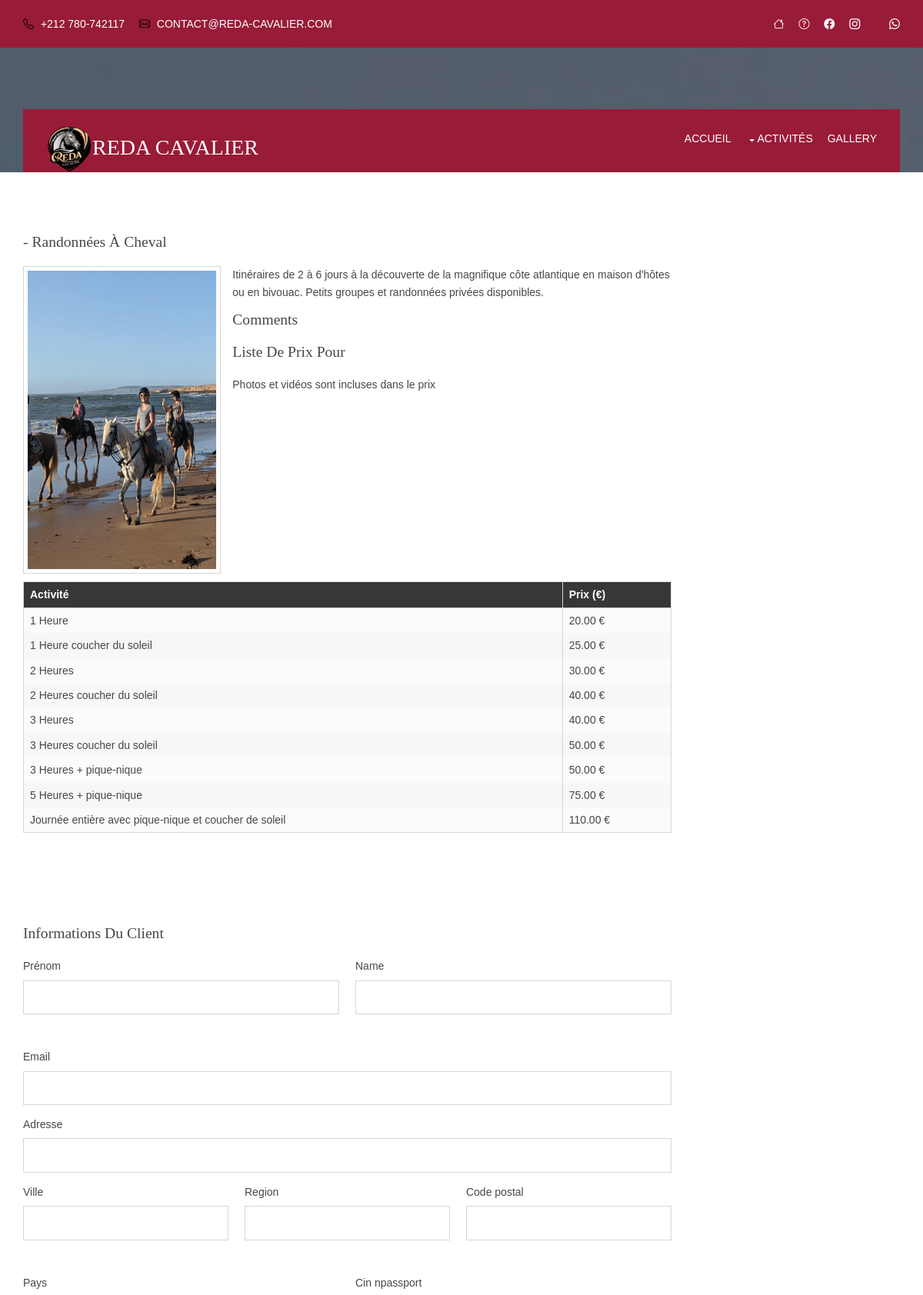
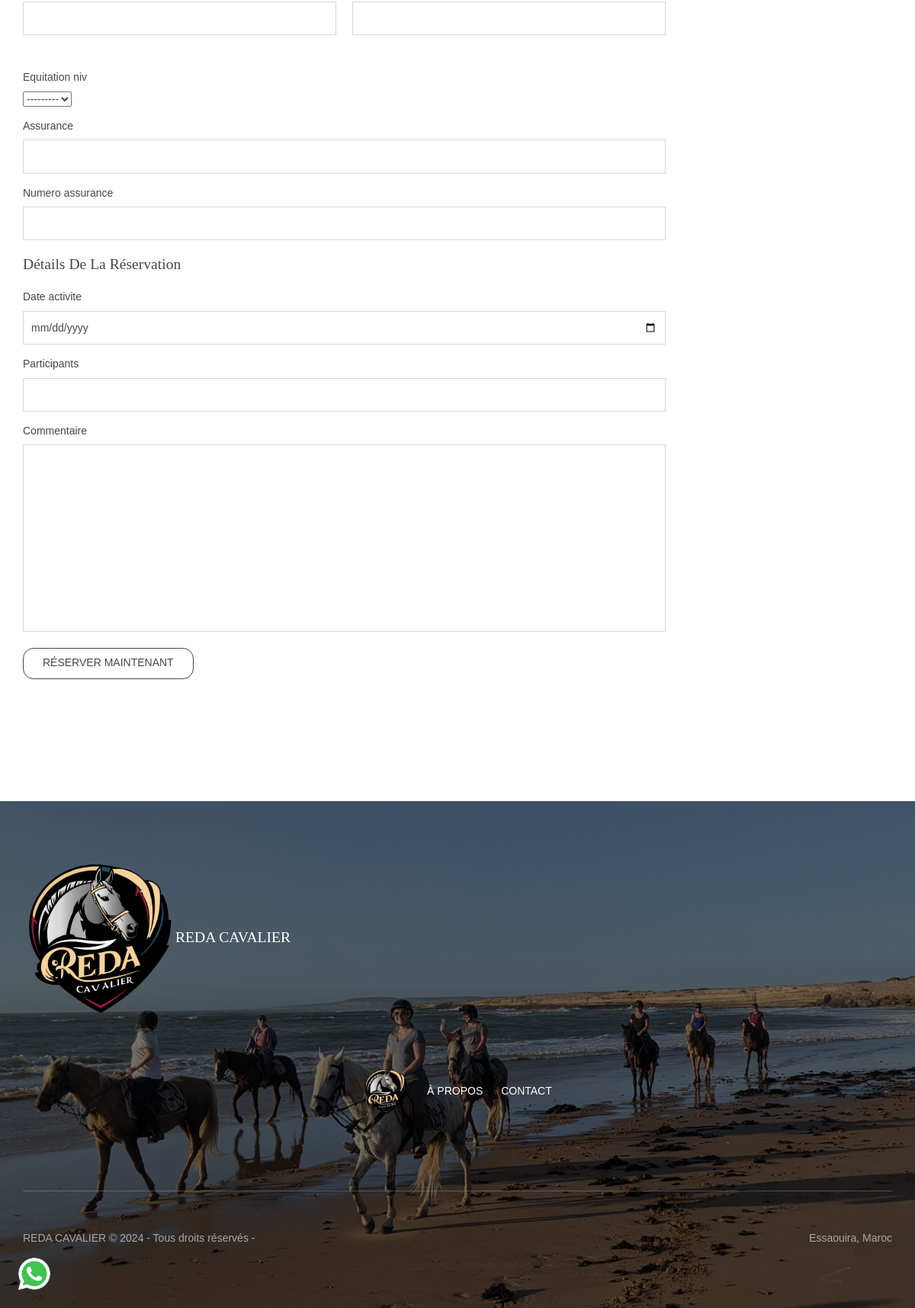
Screenshot of /offre/2/ with the database file from the repository (2 pictures, top to bottom).
### reservations/models.py (models this page shows, shortened)
class Offre(models.Model):
    name = models.CharField(max_length=100)
    description = models.TextField()
    price = models.DecimalField(max_digits=10, decimal_places=2)
    image = models.ImageField(upload_to='images/', blank=True, null=True)  # Corrigé le chemin vers images

class OptionPrix(models.Model):
    offre = models.ForeignKey(Offre, on_delete=models.CASCADE, related_name='options_prix')  # Lien avec le modèle Offre
    description = models.CharField(max_length=100)  # Description de l'option (ex: "1 Heure", "2 Heures coucher du soleil")
    price = models.DecimalField(max_digits=10, decimal_places=2)  # Prix associé à cette option

### reservations/views.py (the view)
# urls.py: path('offre/<int:offer_id>/', views.offer_detail, name='offer_detail'),
def offer_detail(request, offer_id):
    offer = get_object_or_404(Offre, id=offer_id)
    if request.method == "POST":
        client_form = ClientForm(request.POST)
        reservation_form = ReservationForm(request.POST)
        if client_form.is_valid() and reservation_form.is_valid():
            client = client_form.save()
            reservation = reservation_form.save(commit=False)
            reservation.client = client
            reservation.offre = offer
            reservation.save()
            return redirect('reservations:home')
    else:
        client_form = ClientForm()
        reservation_form = ReservationForm()
    return render(request, 'offer_detail.html', {
        'offer': offer,
        'client_form': client_form,
        'reservation_form': reservation_form
    })

### reservations/forms.py
class ClientForm(forms.ModelForm):
    class Meta:
        model = client
        fields = ['Prénom', 'name', 'email', 'adresse', 'ville', 'Region', 'code_postal', 'pays', 'cin_npassport', 'equitation_niv', 'assurance', 'numero_assurance']

class ReservationForm(forms.ModelForm):
    class Meta:
        model = Reservation
        fields = ['date_activite', 'participants', 'commentaire']
        widgets = {
            'date_activite': forms.DateInput(attrs={'type': 'date'}),
        }

### reservations/context_processors.py (called while the page is built)
def offres_in_menu(request):
    all_offres = Offre.objects.all()  # Toutes les offres pour le menu
    return {
        'all_offres': all_offres
    }

### reservations/templates/offer_detail.html (shortened to what this page needs)
{% extends "base.html" %}
{% load static %}
{% block content %}
<div class="wrapper row3">
  <main class="hoc container clear">
    <div class="content three_quarter first">
      <h1> - {{ offer.name }}</h1>
      <img class="imgl borderedbox inspace-5" style="max-height:400px;"src="{{ offer.image.url }}" alt="{{ offer.name }}">
      <p>{{ offer.description }}</p>
      <div id="comments">
        <h2>Comments</h2>
        <ul>
          <section id="price-list">
            <header class="heading">Liste de Prix pour {{ offre.name }}</header>
            <p>Photos et vidéos sont incluses dans le prix</p>
            <table>
              <thead>
                <tr>
                  <th>Activité</th>
                  <th>Prix (€)</th>
                </tr>
              </thead>
              <tbody>
                {% for option in offer.options_prix.all %}
                <tr>
                  <td>{{ option.description }}</td>
                  <td>{{ option.price }} €</td>
                </tr>
                {% endfor %}
              </tbody>
            </table>
          </section>
        </ul>
        <form method="POST" class="container mt-4">
          <div class="mb-4">
              <h3>Informations du client</h3>
              <div class="row">
                  <div class="col-md-6">
                      <div class="form-group mb-3">
                          <label for="{{ client_form.Prénom.id_for_label }}" class="form-label">{{ client_form.Prénom.label }}</label>
                          {{ client_form.Prénom }}
                      </div>
                  </div>
                  <div class="col-md-6">
                      <div class="form-group mb-3">
                          <label for="{{ client_form.name.id_for_label }}" class="form-label">{{ client_form.name.label }}</label>
                          {{ client_form.name }}
                      </div>
                  </div>
              </div>
               <div class="form-group mb-3">
                  <label for="{{ client_form.email.id_for_label }}" class="form-label">{{ client_form.email.label }}</label>
                  {{ client_form.email }}
               </div>
            <div class="form-group mb-3">
                <label for="{{ client_form.adresse.id_for_label }}" class="form-label">{{ client_form.adresse.label }}</label>
                {{ client_form.adresse }}
            </div>
              <div class="row">
                  <div class="col-md-4">
                      <div class="form-group mb-3">
                          <label for="{{ client_form.ville.id_for_label }}" class="form-label">{{ client_form.ville.label }}</label>
                          {{ client_form.ville }}
                      </div>
                  </div>
                  <div class="col-md-4">
                      <div class="form-group mb-3">
                          <label for="{{ client_form.Region.id_for_label }}" class="form-label">{{ client_form.Region.label }}</label>
                          {{ client_form.Region }}
                      </div>
                  </div>
                  <div class="col-md-4">
                      <div class="form-group mb-3">
                          <label for="{{ client_form.code_postal.id_for_label }}" class="form-label">{{ client_form.code_postal.label }}</label>
                          {{ client_form.code_postal }}
                      </div>
                  </div>
              </div>
              <div class="row">
                <div class="col-md-6">
                    <div class="form-group mb-3">
                        <label for="{{ client_form.pays.id_for_label }}" class="form-label">{{ client_form.pays.label }}</label>
                        {{ client_form.pays }}
                    </div>
                </div>
                <div class="col-md-6">
                    <div class="form-group mb-3">
                        <label for="{{ client_form.cin_npassport.id_for_label }}" class="form-label">{{ client_form.cin_npassport.label }}</label>
                        {{ client_form.cin_npassport }}
                    </div>
                </div>
              </div>
              <div class="form-group mb-3">
                  <label for="{{ client_form.equitation_niv.id_for_label }}" class="form-label">{{ client_form.equitation_niv.label }}</label>
                  {{ client_form.equitation_niv }}
              </div>
              <div class="form-group mb-3">
                  <label for="{{ client_form.assurance.id_for_label }}" class="form-label">{{ client_form.assurance.label }}</label>
                  {{ client_form.assurance }}
              </div>
              <div class="form-group mb-3">
                  <label for="{{ client_form.numero_assurance.id_for_label }}" class="form-label">{{ client_form.numero_assurance.label }}</label>
                  {{ client_form.numero_assurance }}
              </div>
          </div>
          <div class="mb-4">
              <h3>Détails de la réservation</h3>
              {% for field in reservation_form %}
              <div class="form-group mb-3">
                  <label for="{{ field.id_for_label }}" class="form-label">{{ field.label }}</label>
                  {{ field }}
              </div>
              {% endfor %}
          </div>
          <button type="submit" class="btn inverse">Réserver maintenant</button>
      </form>
      </div>
    </div>
  </main>
</div>
{% endblock %}

### reservations/templates/base.html (shortened to what this page needs)
<!DOCTYPE html>
{% load static %}
<html lang="fr">
<head>
    <link rel="stylesheet" href="{% static 'css/layout.css' %}">
    <link rel="stylesheet" href="{% static 'css/all.css' %}">
    <link rel="stylesheet" href="{% static 'css/framework.css' %}">
    <link rel="stylesheet" href="https://cdnjs.cloudflare.com/ajax/libs/font-awesome/6.0.0-beta3/css/all.min.css">
    <link rel="stylesheet" href="https://cdn.jsdelivr.net/npm/bootstrap-icons@1.5.0/font/bootstrap-icons.css">
    <link rel="stylesheet" href="https://unpkg.com/swiper/swiper-bundle.min.css">
    <link href="https://cdn.jsdelivr.net/npm/bootstrap@5.3.0-alpha1/dist/css/bootstrap.min.css" rel="stylesheet">
    <link href="{% static 'css/layout.css' %}" rel="stylesheet" type="text/css" media="all">
</head>
<body id="top">
<div class="wrapper row0">
  <div id="topbar" class="hoc clear">
    <div class="fl_left">
      <ul class="nospace">
        <li><i class="bi bi-telephone rgtspace-5"></i> +212 780-742117</li>
        <li><i class="bi bi-envelope rgtspace-5"></i> contact@reda-cavalier.com</li>
      </ul>
    </div>
    <div class="fl_right">
      <ul class="nospace">
        <li><a href="#"><i class="bi bi-house"></i></a></li>
        <li><a href="#" title="Centre d'Aide"><i class="bi bi-question-circle"></i></a></li>
        <li><a href="https://www.facebook.com" title="Facebook"><i class="bi bi-facebook"></i></a></li>
        <li><a href="https://www.instagram.com" title="Instagram"><i class="bi bi-instagram"></i></a></li>
        <li><a href="https://www.whatsapp.com" title="WhatsApp"><i class="bi bi-whatsapp"></i></a></li>
      </ul>
    </div>
  </div>
</div>
<div class="bgded overlay padtop" style="background-image:url('{% static 'images/backgrounds/1.jpg' %}')">
  <header id="header" class="hoc clear">
    <div id="logo" class="fl_left">
      <h1><a href="{% url 'reservations:home' %}"><img src="{% static 'images/logo.png' %}" class="himg" alt="">REDA CAVALIER</a></h1>
    </div>
    <nav id="mainav" class="fl_right">
      <ul class="clear">
        <li class=""><a href="{% url 'reservations:home' %}">Accueil</a></li>
        <li><a class="drop">Activités</a>
        </li>
        <li><a class="" href="{% url 'reservations:gallery'  %}">Gallery</a></li>
      </ul>
    </nav>
  </header>
{% block content %}{% endblock %}
<div class="bgded overlay" style="background-image:url('{% static 'images/4.jpg' %}');">
  <div class="wrapper row4">
    <footer id="footer" class="hoc clear">
      <div class="group btmspace-50" style="align-items: center;justify-content: center;">
        <h1 style="color:#fff;"><img src="{% static 'images/logo.png' %}" class="logimg" alt="">REDA CAVALIER</h1>
        <hr class="btmspace-50">
        <nav>
            <ul class="nospace">
                <li><a href="{% url 'reservations:home' %}"><img src="{% static 'images/logo.png' %}" class="himg" alt=""></a></li>
                <li><a href="{% url 'reservations:about' %}">À Propos</a></li>
                <li><a href="{% url 'reservations:contact' %}">Contact</a></li>
            </ul>
        </nav>
      </div>
    </footer>
  </div>
  <div class="wrapper row5">
    <div id="copyright" class="hoc clear">
      <p class="fl_left">REDA CAVALIER &copy; 2024 - Tous droits réservés -</p>
      <p class="fl_right">Essaouira, Maroc</a></p>
    </div>
  </div>
</div>
<a href="https://wa.me/212780742117?text=Bonjour, je voudrais plus d'informations."
   class="whatsapp-button" target="_blank">
   <img src="{% static 'images/whatsapp-icon.png' %}" alt="WhatsApp" />
</a>
</body>
</html>

### reservations/static/css/layout.css (style rules this page uses)
#topbar { padding:20px 0; text-transform:uppercase; }
#topbar ul li { display:inline-block; margin-right:15px; }
#topbar ul li:last-child { margin-right:0; padding-right:0; border-right:none; }
#topbar i { line-height:normal; }
.padtop { padding:80px 0 0 0; }
#header { padding:0 30px; }
#header #logo { margin:22px 0 0 0; }
#header #logo h1 { margin:0; padding:0; font-size:2rem; font-variant:small-caps; }
.container { padding:80px 0; }
#comments ul { margin:0 0 40px 0; padding:0; list-style:none; }
#comments form { display:block; width:100%; }
#comments input, #comments textarea { width:100%; padding:10px; border:1px solid; }
#comments textarea { overflow:auto; }
#comments div { margin-bottom:15px; }
#footer { padding:80px 0 50px; }
#footer nav { display:block; text-align:center; text-transform:uppercase; }
#footer nav li { display:inline; margin-right:20px; }
#footer nav li:last-child { margin-right:0; }
#copyright { padding:50px 0 80px; border-top:1px solid; }
#copyright * { margin:0; padding:0; }
.btn { border-radius:14px; }
*, *::before, *::after { transition:all .3s ease-in-out; }
nav ul, nav ol { margin:0; padding:0; list-style:none; }
#mainav, #breadcrumb, .sidebar nav { line-height:normal; }
#mainav .drop::after, #mainav li li .drop::after, #breadcrumb li a::after, .sidebar nav a::after { position:absolute; font-family:"Font Awesome 5 Free"; font-weight:900; font-size:10px; line-height:10px; }
#mainav ul { text-transform:uppercase; }
#mainav li { display:inline-block; position:relative; margin:0 15px 0 0; padding:0; }
#mainav li:last-child { margin-right:0; }
#mainav li a { display:block; padding:30px 0; }
#mainav .drop { padding-left:15px; }
#mainav .drop::after, #mainav li li .drop::after { content:"\f0d7"; }
#mainav .drop::after { top:35px; left:5px; }
table, th, td { border:1px solid; border-collapse:collapse; vertical-align:top; }
table, th { table-layout:auto; }
table { width:100%; margin-bottom:15px; }
th, td { padding:5px 8px; }
td { border-width:0 1px; }
body { color:#A8A8A8; background-color:#202020; }
a { color:#981b38; }
hr, .borderedbox { border-color:#D7D7D7; }
.overlay { color:#FFFFFF; background-color:inherit; }
.overlay::after { color:inherit; background-color:rgba(0,0,0,.55); }
.btn, .btn.inverse:hover { color:#FFFFFF; background-color:#981b38; border-color:#981b38; }
.btn:hover, .btn.inverse { color:inherit; background-color:transparent; border-color:inherit; }
.row0, .row0 a { color:#FFFFFF; background-color:#981b38; }
.row3 { color:#474747; background-color:#FFFFFF; }
.row4 { color:#A8A8A8; }
.row5, .row5 a { color:#A8A8A8; }
#topbar > div:first-of-type i { color:#000000; }
#header { color:#FFFFFF; background-color:#981b38; }
#header #logo a { color:inherit; }
#footer hr, #footer .borderedbox, #footer .linklist li { border-color:rgba(255,255,255,.1); }
#footer nav a { color:#FFFFFF; }
#copyright { border-color:rgba(255,255,255,.2); }
#mainav li a { color:inherit; }
table, th, td, #comments .avatar, #comments input, #comments textarea { border-color:#D7D7D7; }
th { color:#FFFFFF; background-color:#373737; }
tr, #comments li, #comments input[type="submit"], #comments input[type="reset"] { color:inherit; background-color:#FBFBFB; }
tr:nth-child(even), #comments li:nth-child(even) { color:inherit; background-color:#F7F7F7; }
@media screen and (min-width:1140px) { .hoc { max-width:1140px; } }

### rows the page displays
Offre: name "Randonnées À Cheval", image (picture), description "Itinéraires de 2 à 6 jours à la découverte de la magnifique côte atlantique en maison d'hôtes ou en bivouac. Petits groupes et randonnées privées disponibles."
OptionPrix: description "1 Heure", price "20.00"
OptionPrix: description "1 Heure coucher du soleil", price "25.00"
OptionPrix: description "2 Heures", price "30.00"
OptionPrix: description "2 Heures coucher du soleil", price "40.00"
OptionPrix: description "3 Heures", price "40.00"
OptionPrix: description "3 Heures coucher du soleil", price "50.00"
OptionPrix: description "3 Heures + pique-nique", price "50.00"
OptionPrix: description "5 Heures + pique-nique", price "75.00"
OptionPrix: description "Journée entière avec pique-nique et coucher de soleil", price "110.00"

### other values shown
{{ client_form.Prénom.label }} "Prénom"
{{ client_form.name.label }} "Name"
{{ client_form.email.label }} "Email"
{{ client_form.adresse.label }} "Adresse"
{{ client_form.ville.label }} "Ville"
{{ client_form.Region.label }} "Region"
{{ client_form.code_postal.label }} "Code postal"
{{ client_form.pays.label }} "Pays"
{{ client_form.cin_npassport.label }} "Cin npassport"
{{ client_form.equitation_niv.label }} "Equitation niv"
{{ client_form.assurance.label }} "Assurance"
{{ client_form.numero_assurance.label }} "Numero assurance"
{{ field.label }} "Date activite" "Participants" "Commentaire"
